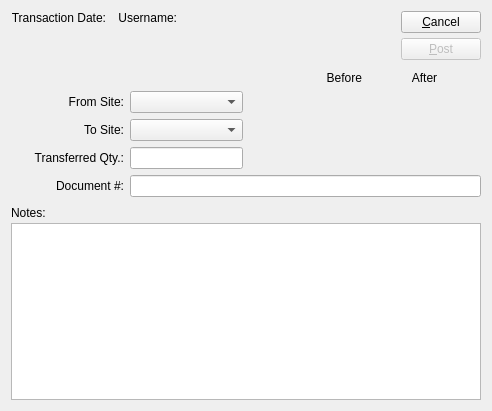
<?xml version="1.0" encoding="UTF-8"?>
<ui version="4.0">
 <comment>This file is part of the xTuple ERP: PostBooks Edition, a free and
open source Enterprise Resource Planning software suite,
Copyright (c) 1999-2018 by OpenMFG LLC, d/b/a xTuple.
It is licensed to you under the Common Public Attribution License
version 1.0, the full text of which (including xTuple-specific Exhibits)
is available at www.xtuple.com/CPAL.  By using this software, you agree
to be bound by its terms.</comment>
 <class>transferTrans</class>
 <widget class="QWidget" name="transferTrans">
  <property name="geometry">
   <rect>
    <x>0</x>
    <y>0</y>
    <width>492</width>
    <height>411</height>
   </rect>
  </property>
  <property name="windowTitle">
   <string>Inter-Site Transaction</string>
  </property>
  <layout class="QVBoxLayout">
   <item>
    <layout class="QHBoxLayout">
     <property name="spacing">
      <number>5</number>
     </property>
     <item>
      <layout class="QVBoxLayout">
       <property name="spacing">
        <number>5</number>
       </property>
       <item>
        <layout class="QHBoxLayout">
         <item>
          <widget class="XLabel" name="_transDateLit">
           <property name="text">
            <string>Transaction Date:</string>
           </property>
           <property name="alignment">
            <set>Qt::AlignRight|Qt::AlignTrailing|Qt::AlignVCenter</set>
           </property>
          </widget>
         </item>
         <item>
          <widget class="DLineEdit" name="_transDate"/>
         </item>
         <item>
          <widget class="XLabel" name="_usernameLit">
           <property name="text">
            <string>Username:</string>
           </property>
           <property name="alignment">
            <set>Qt::AlignRight|Qt::AlignTrailing|Qt::AlignVCenter</set>
           </property>
          </widget>
         </item>
         <item>
          <widget class="XLabel" name="_username">
           <property name="sizePolicy">
            <sizepolicy hsizetype="Expanding" vsizetype="Preferred">
             <horstretch>0</horstretch>
             <verstretch>0</verstretch>
            </sizepolicy>
           </property>
          </widget>
         </item>
        </layout>
       </item>
       <item>
        <layout class="QHBoxLayout">
         <property name="spacing">
          <number>0</number>
         </property>
         <item>
          <widget class="ItemCluster" name="_item"/>
         </item>
         <item>
          <spacer>
           <property name="orientation">
            <enum>Qt::Vertical</enum>
           </property>
           <property name="sizeType">
            <enum>QSizePolicy::Expanding</enum>
           </property>
           <property name="sizeHint" stdset="0">
            <size>
             <width>0</width>
             <height>20</height>
            </size>
           </property>
          </spacer>
         </item>
        </layout>
       </item>
      </layout>
     </item>
     <item>
      <layout class="QVBoxLayout">
       <property name="spacing">
        <number>5</number>
       </property>
       <item>
        <widget class="QPushButton" name="_close">
         <property name="text">
          <string>&amp;Cancel</string>
         </property>
        </widget>
       </item>
       <item>
        <widget class="QPushButton" name="_post">
         <property name="enabled">
          <bool>false</bool>
         </property>
         <property name="text">
          <string>&amp;Post</string>
         </property>
        </widget>
       </item>
       <item>
        <spacer>
         <property name="orientation">
          <enum>Qt::Vertical</enum>
         </property>
         <property name="sizeType">
          <enum>QSizePolicy::Expanding</enum>
         </property>
         <property name="sizeHint" stdset="0">
          <size>
           <width>20</width>
           <height>20</height>
          </size>
         </property>
        </spacer>
       </item>
      </layout>
     </item>
    </layout>
   </item>
   <item>
    <layout class="QGridLayout">
     <item row="1" column="0">
      <widget class="XLabel" name="_fromWarehouseLit">
       <property name="text">
        <string>From Site:</string>
       </property>
       <property name="alignment">
        <set>Qt::AlignRight|Qt::AlignTrailing|Qt::AlignVCenter</set>
       </property>
      </widget>
     </item>
     <item row="2" column="0">
      <widget class="XLabel" name="_toWarehouseLit">
       <property name="text">
        <string>To Site:</string>
       </property>
       <property name="alignment">
        <set>Qt::AlignRight|Qt::AlignTrailing|Qt::AlignVCenter</set>
       </property>
      </widget>
     </item>
     <item row="1" column="1">
      <widget class="WComboBox" name="_fromWarehouse"/>
     </item>
     <item row="2" column="1">
      <widget class="WComboBox" name="_toWarehouse"/>
     </item>
     <item row="1" column="2">
      <widget class="XLabel" name="_fromBeforeQty">
       <property name="minimumSize">
        <size>
         <width>80</width>
         <height>0</height>
        </size>
       </property>
       <property name="alignment">
        <set>Qt::AlignRight|Qt::AlignTrailing|Qt::AlignVCenter</set>
       </property>
      </widget>
     </item>
     <item row="2" column="2">
      <widget class="XLabel" name="_toBeforeQty">
       <property name="minimumSize">
        <size>
         <width>80</width>
         <height>0</height>
        </size>
       </property>
       <property name="alignment">
        <set>Qt::AlignRight|Qt::AlignTrailing|Qt::AlignVCenter</set>
       </property>
      </widget>
     </item>
     <item row="0" column="2">
      <widget class="XLabel" name="_beforeLit">
       <property name="minimumSize">
        <size>
         <width>80</width>
         <height>0</height>
        </size>
       </property>
       <property name="text">
        <string>Before</string>
       </property>
       <property name="alignment">
        <set>Qt::AlignRight|Qt::AlignTrailing|Qt::AlignVCenter</set>
       </property>
      </widget>
     </item>
     <item row="0" column="3">
      <widget class="XLabel" name="_afterLit">
       <property name="minimumSize">
        <size>
         <width>80</width>
         <height>0</height>
        </size>
       </property>
       <property name="text">
        <string>After</string>
       </property>
       <property name="alignment">
        <set>Qt::AlignCenter</set>
       </property>
      </widget>
     </item>
     <item row="1" column="3">
      <widget class="XLabel" name="_fromAfterQty">
       <property name="minimumSize">
        <size>
         <width>80</width>
         <height>0</height>
        </size>
       </property>
       <property name="alignment">
        <set>Qt::AlignRight|Qt::AlignTrailing|Qt::AlignVCenter</set>
       </property>
      </widget>
     </item>
     <item row="2" column="3">
      <widget class="XLabel" name="_toAfterQty">
       <property name="minimumSize">
        <size>
         <width>80</width>
         <height>0</height>
        </size>
       </property>
       <property name="alignment">
        <set>Qt::AlignRight|Qt::AlignTrailing|Qt::AlignVCenter</set>
       </property>
      </widget>
     </item>
     <item row="3" column="0">
      <widget class="XLabel" name="_qtyLit">
       <property name="text">
        <string>Transferred Qty.:</string>
       </property>
       <property name="alignment">
        <set>Qt::AlignRight|Qt::AlignTrailing|Qt::AlignVCenter</set>
       </property>
      </widget>
     </item>
     <item row="3" column="1">
      <widget class="XLineEdit" name="_qty">
       <property name="sizePolicy">
        <sizepolicy hsizetype="Preferred" vsizetype="Fixed">
         <horstretch>0</horstretch>
         <verstretch>0</verstretch>
        </sizepolicy>
       </property>
       <property name="alignment">
        <set>Qt::AlignRight</set>
       </property>
      </widget>
     </item>
     <item row="4" column="0">
      <widget class="XLabel" name="_documentNumLit">
       <property name="text">
        <string>Document #:</string>
       </property>
       <property name="alignment">
        <set>Qt::AlignRight|Qt::AlignTrailing|Qt::AlignVCenter</set>
       </property>
      </widget>
     </item>
     <item row="4" column="1" colspan="3">
      <widget class="XLineEdit" name="_documentNum"/>
     </item>
    </layout>
   </item>
   <item>
    <layout class="QVBoxLayout">
     <property name="spacing">
      <number>0</number>
     </property>
     <item>
      <widget class="XLabel" name="_notesLit">
       <property name="sizePolicy">
        <sizepolicy hsizetype="Fixed" vsizetype="Fixed">
         <horstretch>0</horstretch>
         <verstretch>0</verstretch>
        </sizepolicy>
       </property>
       <property name="minimumSize">
        <size>
         <width>0</width>
         <height>20</height>
        </size>
       </property>
       <property name="text">
        <string>Notes:</string>
       </property>
      </widget>
     </item>
     <item>
      <widget class="XTextEdit" name="_notes"/>
     </item>
    </layout>
   </item>
  </layout>
 </widget>
 <layoutdefault spacing="6" margin="11"/>
 <customwidgets>
  <customwidget>
   <class>DLineEdit</class>
   <extends>QWidget</extends>
   <header>datecluster.h</header>
   <container>1</container>
  </customwidget>
  <customwidget>
   <class>ItemCluster</class>
   <extends>QWidget</extends>
   <header>itemcluster.h</header>
   <container>1</container>
  </customwidget>
  <customwidget>
   <class>WComboBox</class>
   <extends>XComboBox</extends>
   <header>wcombobox.h</header>
  </customwidget>
  <customwidget>
   <class>XComboBox</class>
   <extends>QComboBox</extends>
   <header>xcombobox.h</header>
  </customwidget>
  <customwidget>
   <class>XLabel</class>
   <extends>QLabel</extends>
   <header>xlabel.h</header>
  </customwidget>
  <customwidget>
   <class>XLineEdit</class>
   <extends>QLineEdit</extends>
   <header>xlineedit.h</header>
   <container>1</container>
  </customwidget>
  <customwidget>
   <class>XTextEdit</class>
   <extends>QTextEdit</extends>
   <header>xtextedit.h</header>
  </customwidget>
 </customwidgets>
 <tabstops>
  <tabstop>_transDate</tabstop>
  <tabstop>_item</tabstop>
  <tabstop>_fromWarehouse</tabstop>
  <tabstop>_toWarehouse</tabstop>
  <tabstop>_qty</tabstop>
  <tabstop>_documentNum</tabstop>
  <tabstop>_notes</tabstop>
  <tabstop>_post</tabstop>
  <tabstop>_close</tabstop>
 </tabstops>
 <resources/>
 <connections>
  <connection>
   <sender>_item</sender>
   <signal>valid(bool)</signal>
   <receiver>_post</receiver>
   <slot>setEnabled(bool)</slot>
   <hints>
    <hint type="sourcelabel">
     <x>20</x>
     <y>20</y>
    </hint>
    <hint type="destinationlabel">
     <x>20</x>
     <y>20</y>
    </hint>
   </hints>
  </connection>
  <connection>
   <sender>_item</sender>
   <signal>newId(int)</signal>
   <receiver>_toWarehouse</receiver>
   <slot>findItemsites(int)</slot>
   <hints>
    <hint type="sourcelabel">
     <x>20</x>
     <y>20</y>
    </hint>
    <hint type="destinationlabel">
     <x>20</x>
     <y>20</y>
    </hint>
   </hints>
  </connection>
  <connection>
   <sender>_close</sender>
   <signal>clicked()</signal>
   <receiver>transferTrans</receiver>
   <slot>close()</slot>
   <hints>
    <hint type="sourcelabel">
     <x>20</x>
     <y>20</y>
    </hint>
    <hint type="destinationlabel">
     <x>20</x>
     <y>20</y>
    </hint>
   </hints>
  </connection>
  <connection>
   <sender>_item</sender>
   <signal>warehouseIdChanged(int)</signal>
   <receiver>_fromWarehouse</receiver>
   <slot>setId(int)</slot>
   <hints>
    <hint type="sourcelabel">
     <x>20</x>
     <y>20</y>
    </hint>
    <hint type="destinationlabel">
     <x>20</x>
     <y>20</y>
    </hint>
   </hints>
  </connection>
  <connection>
   <sender>_item</sender>
   <signal>newId(int)</signal>
   <receiver>_fromWarehouse</receiver>
   <slot>findItemsites(int)</slot>
   <hints>
    <hint type="sourcelabel">
     <x>20</x>
     <y>20</y>
    </hint>
    <hint type="destinationlabel">
     <x>20</x>
     <y>20</y>
    </hint>
   </hints>
  </connection>
 </connections>
</ui>
